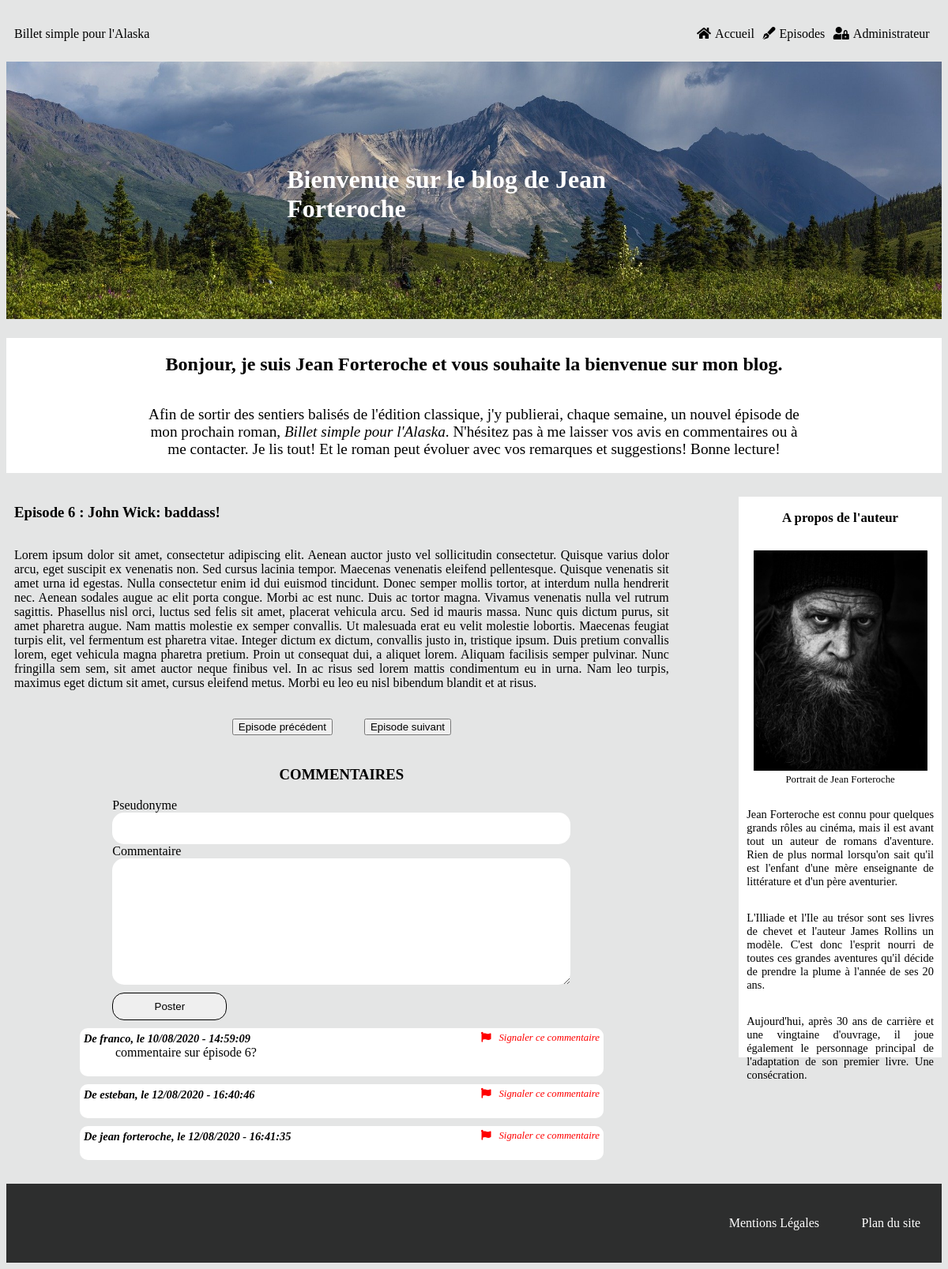
The app's page /index.php?action=post&id=33, older data.
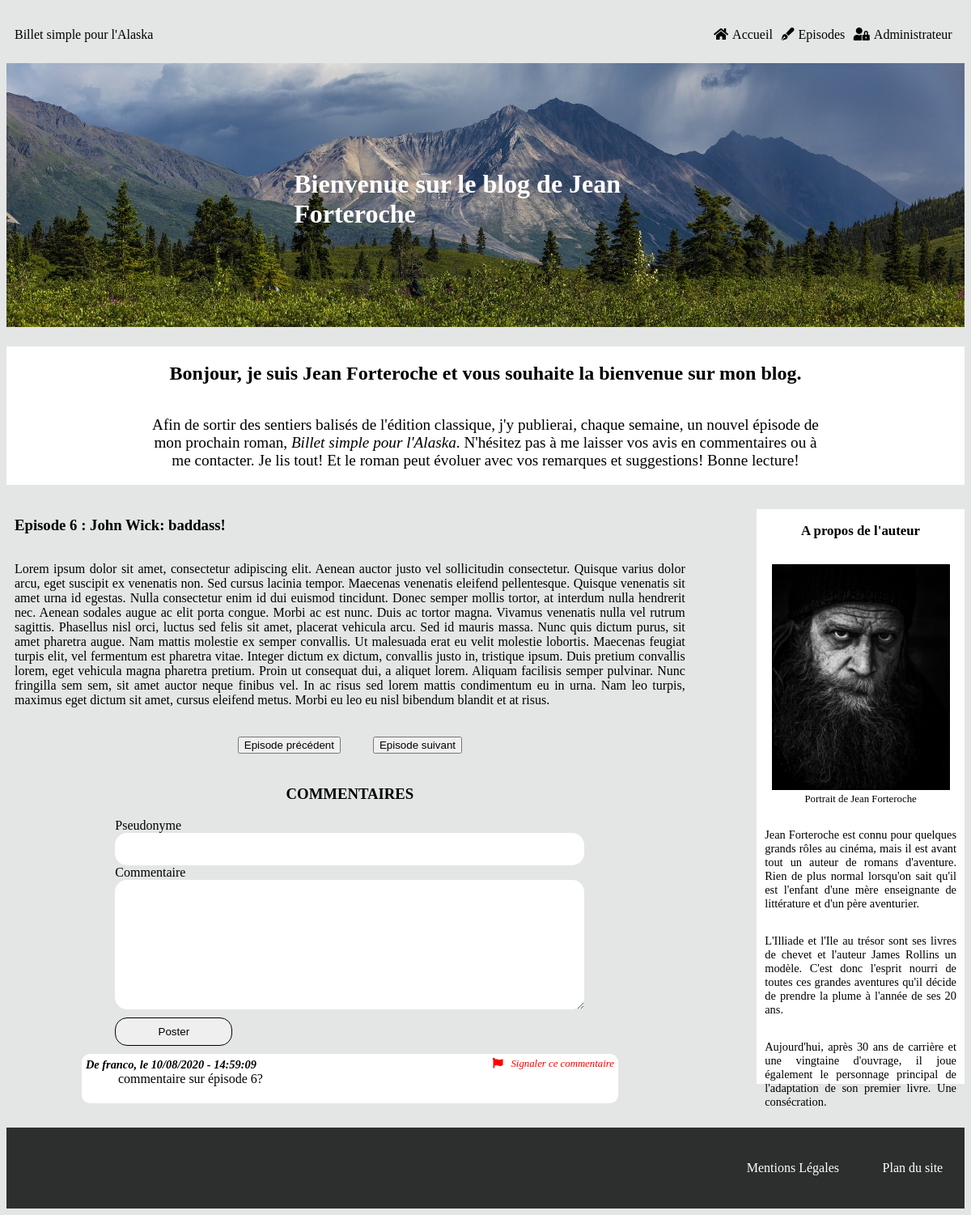
The same page, newer data.
### tables this page shows
CREATE TABLE IF NOT EXISTS `episodes` (
  `episode_id` tinyint(11) NOT NULL AUTO_INCREMENT,
  `numero_episode` tinyint(11) NOT NULL,
  `episode_title` char(255) NOT NULL,
  `episode_content` longtext NOT NULL,
  `episode_date` datetime NOT NULL DEFAULT CURRENT_TIMESTAMP,
  `episode_status` int(1) NOT NULL,
  PRIMARY KEY (`episode_id`),
  UNIQUE KEY `unicite` (`numero_episode`) USING BTREE
);

CREATE TABLE IF NOT EXISTS `commentaires` (
  `comment_id` tinyint(11) NOT NULL AUTO_INCREMENT,
  `episode` tinyint(11) NOT NULL,
  `pseudo` varchar(50) NOT NULL,
  `comment` text NOT NULL,
  `comment_date` datetime NOT NULL,
  `reported_comment` tinyint(1) NOT NULL,
  PRIMARY KEY (`comment_id`),
  KEY `from_episode` (`episode`)
);

### src/View/View.php (called while the page is built, shortened)
<?php
class View
{
    public function display(array $data, string $template, string $layout) : void
    {
        require_once($template);
        $content = ob_get_clean();
        require_once($layout);
    }
}

### src/Controller/FrontOffice/PostController.php (called while the page is built, shortened)
<?php
class PostController
{
    private $postManager;
    private $commentManager;
    private $view;
    private $layout;
    public function __construct(PostManager $postManager, View $view, CommentManager $commentManager)
    {
        $this->postManager = $postManager;
        $this->view = $view;
        $this->commentManager = $commentManager;
        $this->layout = '../templates/frontOffice/layout.html.php';
    }
    public function displayOneEpisode(int $id) : void
    {
        $totalEpisodes = $this->postManager->getNumberOfEpisodes();
        $episodeData = $this->postManager->getOneEpisode($id);
        $nextEpisode = $this->postManager->getNextPost($episodeData[0]['numero_episode'] + 1);
        $previousEpisode = $this->postManager->getPreviousPost($episodeData[0]['numero_episode'] - 1);
        $commentsData = $this->commentManager->getComments($id);
        $data = [$episodeData, $commentsData, $totalEpisodes, $previousEpisode, $nextEpisode];
        $template = '../templates/frontOffice/onePost.html.php';
        $this->view->display(['episode' => $data[0][0],
            'comments' => $data[1],
            'totalEpisodes' => $data[2],
            'previous' => $data[3],
            'next' => $data[4]],
            $template, $this->layout);
    }
}

### public/index.php (called while the page is built, shortened)
<?php
$router = new Router();
$router->run();

### src/Model/PostManager.php (called while the page is built, shortened)
<?php
class PostManager
{
    private $database;
    public function __construct(\PDO $database)
    {
        $this->database = $database;
    }
    public function getOneEpisode(int $id) : array
    {
        $episodes = $this->database->prepare("SELECT *, DATE_FORMAT(episode_date, '%d/%m/%Y - %H:%i:%s') AS episode_date
            FROM episodes
            WHERE episode_id = :id");
        $episodes->bindParam(':id', $id);
        $episodes->execute();
        return $episodes->fetchAll();
    }
}

### src/Model/CommentManager.php (called while the page is built, shortened)
<?php
class CommentManager
{
    private $database;
    public function __construct(\PDO $database)
    {
        $this->database = $database;
    }
    public function getComments(int $numero) : array
    {
        $comments = $this->database->prepare("SELECT *, DATE_FORMAT(comment_date, '%d/%m/%Y - %H:%i:%s') AS comment_date
            FROM commentaires WHERE episode = :episode
            ORDER BY comment_date
            LIMIT 0, 10");
        $comments->bindParam(':episode', $numero);
        $comments->execute();
        return $comments->fetchAll();
    }
}

### src/Service/Http/Request.php (called while the page is built, shortened)
<?php
class Request
{
    private $get;
    public function __construct()
    {
        $this->get = $_GET;
    }
    public function cleanGet()
    {
        return $cleanedGet = filter_var_array($this->get, 515);
    }
}

### Templates/Frontoffice/onepost.html.php (the view, shortened to what this page needs)
<article>
    <h3>Episode <?=$data['episode']['numero_episode']?> : <?=$data['episode']['episode_title']?></h3>
    <p><?=$data['episode']['episode_content']?></p>
</article>
<div id="prev_next">
    <?php
        if ($data['episode']['numero_episode'] > 1 && $data['episode']['numero_episode'] <= $data['totalEpisodes']) {
        ?>
        <span id="previous">
            <a href="index.php?action=previous_episode&numero=<?=$data['episode']['numero_episode']?>&id=<?=$data['episode']['episode_id']?>">
                <button>Episode précédent</button>
            </a>
        </span>
        <?php
        }
        if ($data['episode']['numero_episode'] < $data['totalEpisodes'] && $data['episode']['numero_episode'] >= 1) {
        ?>
        <span id="next">
            <a href="index.php?action=next_episode&numero=<?=$data['episode']['numero_episode']?>&id=<?=$data['episode']['episode_id']?>">
                <button>Episode suivant</button>
            </a>
        </span>
        <?php
        }
        ?>
</div>
<section class="commentaires">
    <h3>COMMENTAIRES</h3>
    <form class="comment_form" method="post" action="index.php?action=save_com&id=<?=$data['episode']['episode_id']?>">
        <label for="pseudo">Pseudonyme</label>
        <input class="input_name" type="text" name="pseudo"/>
        <label for="comment">Commentaire</label>
        <textarea class="comment_area" name="comment" rows="10" cols="40"></textarea>
        <input class="submit" type="submit" value="Poster"/>
    </form>
    <div id='comments_container'>
        <?php
            foreach($data['comments'] as $commentsData) {
        ?>
        <div id='comments'>
            <div id='comment_header'>
                <h4>De <?=$commentsData['pseudo']?>, le <?=$commentsData['comment_date']?></h4>
                <?php
                switch ($commentsData['reported_comment']) {
                    case '0' :
                    ?>
                        <span id='report_comment'>
                            <a href="index.php?action=signal&id=<?=$data['episode']['episode_id']?>&comment_id=<?=$commentsData['comment_id']?>">
                            <i class="fas fa-flag"></i>Signaler ce commentaire</a>
                    </span>
                <?php
                    break;
                    ?>
                <?php
                }
                ?>
            </div>
            <p id='comment_text'><?=$commentsData['comment']?></p>
            </div>
        <?php
        }
        ?>
    </div>
</section>

### src/Service/Router.php (shortened to what this page needs)
<?php
class Router
{
    private $postController;
    private $get;
    public function __construct()
    {
        $this->database = new Database();
        $this->postManager = new PostManager($this->database);
        $this->commentManager = new CommentManager($this->database);
        $this->view = new View();
        $this->postController = new PostController($this->postManager, $this->view, $this->commentManager);
        $this->request = new Request();
        $this->get = $this->request->cleanGet();
    }
    public function run(): void
    {
        switch ($this->get['action']) {
            case 'post':
                $this->postController->displayOneEpisode((int) $this->get['id']);
            break;
        }
    }
}

### Templates/Frontoffice/layout.html.php (shortened to what this page needs)
<!DOCTYPE html>
<html lang="fr">
	<head>
		<link rel="stylesheet" type="text/css" href="/css/style.css" />
		<link rel="stylesheet" href="/fontawesome/css/all.css" />
	</head>
	<body>
		<header>
			<div class="headband">
				<a class="logo" href="index.php">Billet simple pour l'Alaska</a>
				<nav class='front_nav'>
					<div class="menu_container">
						<ul class="menu">
							<li><a href="index.php"><i class="fas fa-home"></i>Accueil</a></li>
							<li><a href="index.php?action=get_all&page=1"><i class="fas fa-pen-fancy"></i>Episodes</a></li>
							<li><a href="index.php?action=authentification"><i class="fas fa-user-lock"></i>Administrateur</a></li>
						</ul>
					</div>
				</nav>
			</div>
			<img class="header_img" src="/images/landscape_01.jpg" alt="aurore boréale en alaska" />
			<h1>Bienvenue sur le blog de Jean Forteroche</h1>
		</header>
		<section class="welcoming_text">
			<h2>Bonjour, je suis Jean Forteroche et vous souhaite la bienvenue sur mon blog.</h2>
			<p>Afin de sortir des sentiers balisés de l'édition classique, j'y publierai, chaque semaine, un nouvel épisode de mon prochain roman,
				<span id="titre">Billet simple pour l'Alaska</span>.
				N'hésitez pas à me laisser vos avis en commentaires ou à me contacter. Je lis tout! Et le roman peut évoluer avec vos remarques et suggestions!
				Bonne lecture!
			</p>
		</section>
		<div class='front_content'>
			<section class="episodes_and_comments">
			<?=$content?>
			</section>
			<aside class="about_me">
				<h3>A propos de l'auteur</h3>
				<figure>
					<img class="portrait" src="/images/portrait.jpg" alt="Portrait de Jean Forteroche" />
					<figcaption>Portrait de Jean Forteroche</figcaption>
				</figure>
				<p>Jean Forteroche est connu pour quelques grands rôles au cinéma, mais il est avant tout un auteur de romans d'aventure.
					Rien de plus normal lorsqu'on sait qu'il est l'enfant d'une mère enseignante de littérature et d'un père aventurier.</p>
				<p>L'Illiade et l'Ile au trésor sont ses livres de chevet et l'auteur James Rollins un modèle. C'est donc l'esprit nourri de toutes
					ces grandes aventures qu'il décide de prendre la plume à l'année de ses 20 ans.</p>
				<p>Aujourd'hui, après 30 ans de carrière et une vingtaine d'ouvrage, il joue également le personnage principal de l'adaptation de son premier livre. Une consécration.</p>
			</aside>
		</div>
		<footer>
			<div class="footer_links">
				<a href="mentions.html">Mentions Légales</a>
				<a href="site_plan.html">Plan du site</a>
			</div>
		</footer>
	</body>
</html>

### public/css/style.css (style rules this page uses)
html { font-family: aileron; background-color: #e4e5e5; }
a { text-decoration: none; color: black; }
header { position: relative; }
.header_img { width: 100%; }
.headband { display: flex; width: 100%; height: 70px; justify-content: space-between; align-items: center; }
.logo { padding-left: 10px; }
.front_nav { width: 30%; }
.menu { box-sizing: border-box; padding-right: 10px; display: flex; justify-content: space-around; list-style-type: none; }
.menu li i { margin-right: 5px; }
#titre { font-style: italic; }
header h1 { width: 40%; height: 10%; font-size: 2rem; position: absolute; left: 30%; top: 45%; font-weight: bold; color: white; }
.welcoming_text { width: 100%; margin-top: 20px; display: flex; flex-direction: column; align-items: center; background-color: white; }
.welcoming_text p { width: 70%; font-size: 1.2rem; text-align: center; }
.front_content { width: 100%; height: 100%; margin-top: 10px; display: flex; justify-content: space-between; }
.about_me { width: 20%; margin-left: 20px; margin-top: 20px; margin-bottom: 20px; height: 700px; padding: 10px; padding-top: 0; text-align: justify; font-size: 0.9rem; display: flex; flex-direction: column; align-items: center; background-color: white; }
.portrait { width: 220px; }
figcaption { text-align: center; font-size: 0.8rem; }
.episodes_and_comments { height: 100%; width: 70%; padding: 10px; display: flex; flex-direction: column; }
article { display: flex; flex-direction: column; }
article p { text-align: justify; }
footer { margin-top: 10px; width: 100%; height: 100px; background-color: rgba(0, 0, 0, 0.8); display: flex; align-items: center; justify-content: right; }
.footer_links { width: 25%; display: flex; justify-content: space-around; }
.footer_links a { color: white; }
.commentaires h3 { text-align: center; }
.comment_form { display: flex; flex-direction: column; width: 70%; margin: auto; }
.input_name { height: 30px; }
.comment_form .input_name, .comment_form .comment_area { border-radius: 15px; padding-left: 10px; padding-right: 10px; padding-top: 5px; padding-bottom: 5px; border: none; }
.submit { width: 25%; height: 35px; border-radius: 15px; border: 1px solid black; margin-top: 10px; }
#report_comment, #waiting_moderation, #validated_comment { font-style: italic; font-size: 0.8rem; }
.fa-flag, .fa-check, .fa-clock { margin-right: 10px; }
.fa-flag, #report_comment a { color: red; }
#comment_header { display: flex; justify-content: space-between; }
#comment_header h4 { margin: 0; font-size: 0.9rem; font-style: italic; }
#comments_container { width: 80%; margin: auto; }
#comments { background-color: white; padding: 5px; margin-top: 10px; margin-bottom: 10px; border-radius: 10px; }
#comment_text { padding-left: 40px; margin-top: 0; }
#prev_next { font-size: 0.9rem; display: flex; justify-content: center; }
#previous, #next { margin: 20px; }

Row changes from the older to the newer data that the page shows:
removed commentaires: pseudo "esteban", comment_date "12/08/2020 - 16:40:46"
removed commentaires: pseudo "jean forteroche", comment_date "12/08/2020 - 16:41:35"
